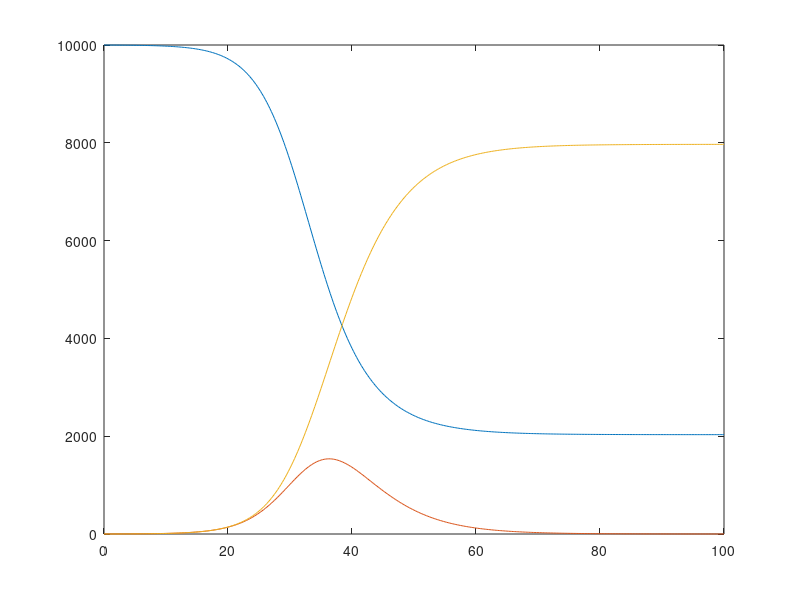

Source code (MATLAB):
clear;
N = 10000;
alpha = 0.25;
infectivity = 0.125;
contacts  = 4;

time_vec = 0:.25:100;
init_vec   = [9999 1 0];

sir = @(t,x,c,N,i,alpha)[-c*x(1)*x(2)/N*i; ...
                                     c*x(1)*x(2)/N*i - alpha*x(2); ...
                                     alpha*x(2)];

[t,y] = ode45(sir, ...
                     time_vec, ...
                     init_vec,...
                     odeset, ...
                     contacts, ...
                     N, ...
                     infectivity,...
                     alpha);

plot(t,y);


